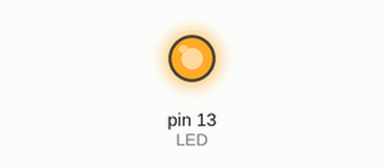
The sketch below on a simulated Arduino Uno, built with avr-gcc and run on an emulated ATmega328P. On the bench: output pins drawn as LEDs (lit = HIGH). Sleep ends after the set time or at an interrupt.

Above: at 0.01 s.
At 67.3 s:
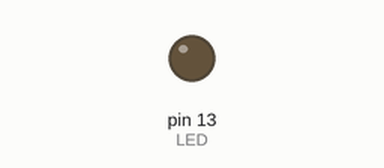
Timing chart, 0 to 130.0 s (numbered marks = the images above):
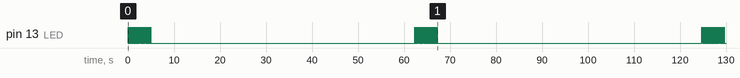

Measured:
- by itself, pin 13 (LED): moves between LOW and HIGH, repeating every 62.3 s

The sketch:

sleepduino.ino
```cpp
// (licence header left out)
//#define debug //Uncomment to debug through serial

#define CYCLES 7 // Number of 8-second-cycles you wish to put it asleep for
#define LED 13
byte cycle = 0;

void flash();
void sleep(); // sleep.ino
void wake();  // sleep.ino
ISR(WDT_vect);  // sleep.ino


void flash() { // <== Put the useful stuff in here
  pinMode (LED, OUTPUT);  //The smart thing is to do that it in the setup() but I wanted you to have to modify only one fuction.
#ifdef debug
  Serial.println("Flash!");
  delay(30);
#endif
  for (byte i = 0; i < 25; i++) {
    digitalWrite (LED, HIGH);
    delay (100);
    digitalWrite (LED, LOW);
    delay (100);
    }
}  // end of flash

void setup () {
#ifdef debug
  Serial.begin(9600);
  delay(1000);
  Serial.print("Vous avez choisi d'endormir le microcontroleur toutes \nles ");
  Serial.print(CYCLES*8);
  Serial.print(" secondes.\n\n");
  delay(50);
#endif

  flash(); // I launch it once upon startup
}

void loop () {
  if(cycle >= CYCLES) { // Check number of cycles since last action
    cycle = 0;
    flash ();
  }
  else {
#ifdef debug
  Serial.print("Nothing to do, back to sleep! ");
  Serial.println(cycle);
  delay(40);
#endif
  }

  sleep();
/* -> When the watchdog timer will trigger the interrupt,
     execution will be resumed here. */
  wake();
} // end of loop
```

sleep.ino
```cpp
/* You have to open sleepduino.ino in your Arduino IDE. */

// More about sleep: page 39 and following of the datasheet
// More about watchdog timer: page 50 and following

#include <avr/sleep.h>
#include <avr/power.h>
#include <avr/wdt.h>


  ISR(WDT_vect) { // Watchdog Interrupt Service Routine
   wdt_disable();  // Disable watchdog then resume sketch
}

void sleep() {
#ifdef debug
  Serial.println("ZZzzz...");
  Serial.println();
  delay(30);
#endif

  ADCSRA = 0; // Analog to Digital Converter off

  MCUSR = 0; /* For debug purpose. The MCU Status register
                stores the source that caused an MCU reset */

  //  WDTCSR = Watchdog Timer Control Register
  //  WDE    = Watchdog System Reset Enable (it's a safety net)
  //  WDIE   = Watchdog Interrupt Enable (will awake the MCU)
  WDTCSR = bit (WDCE) | bit (WDE);
  // Interrupt mode and an interval
  // Setting WDP3 and WDP0 is equal to setting the WDTCSR to 0bxx1xx001 => about 8 sec timeout at 5V
  WDTCSR = bit (WDIE) | bit (WDP3) | bit (WDP0);
  /* To reinitialize the timer, making sure that every
     interrupt occur right when it oughts to. I'm
     just being cocky with ASM here. You should use
     wdt_reset() from <avr/wdt.h>. */
  __asm__ __volatile__ ("wdr");

  // Choosing the sleepmode and activating it
  SMCR = bit(SM1); // similar to set_sleep_mode(SLEEP_MODE_PWR_DOWN);
  SMCR |= bit(SE); // activate sleep (similar to sleep_enable())

 /* To turn the Brown-Out Detector off. It will be enabled back
    upon wake-up. What the fuck is the BOD? It prevents EEPROM
    corruption by resetting the MCU if the voltage drops below
    the threshold.
   Page 44: the sequence is a headache for morons like me:
   - First you need to set BODS and BODSE (i.e. BODS Enable) to 1
   - Then you set BODS to 1 and BODSE to 0 within 4 clock cycles */
  MCUCR = bit (BODS) | bit (BODSE); // BODS and BODSE to logical 1
  MCUCR = bit (BODS); // BODS (stands for BOD Sleep) only to 1

  sleep_cpu (); // Finally!
} // End of sleep

void wake() {
  SMCR &= ~bit(SE);// Cancel sleep (similar to sleep_disable())
#ifdef debug
  Serial.println("Bipbipbipbip bipbipbipbip!");
  delay(30);
#endif
  power_all_enable(); // Not sure we need everything but it doesn't hurt.
  cycle++;
}
```
